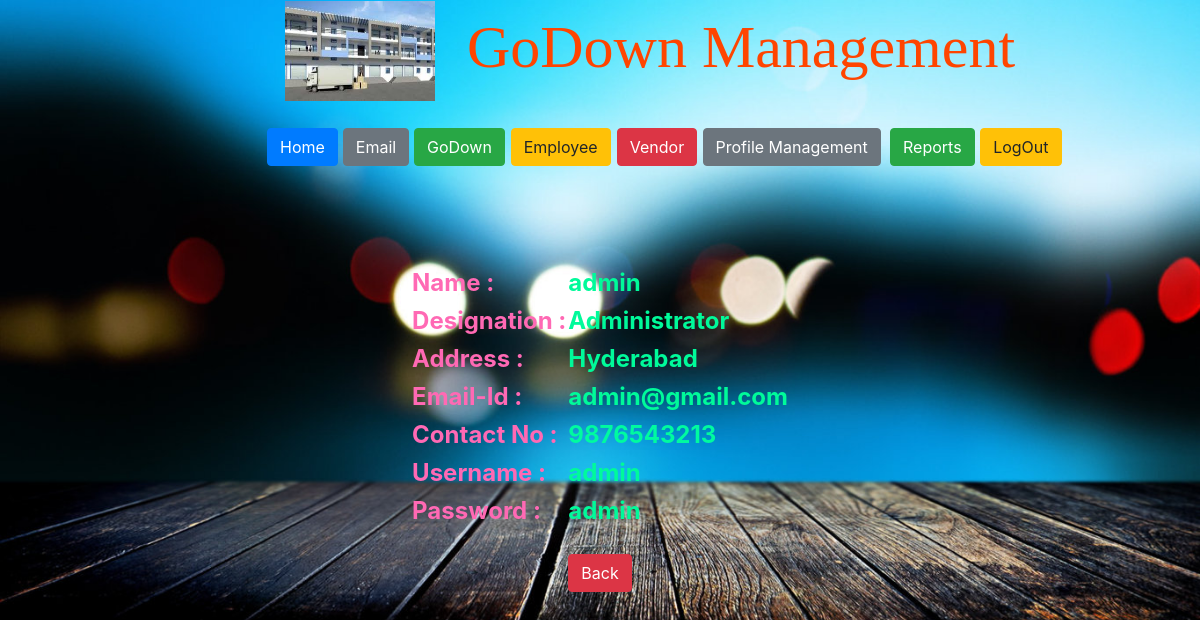
/gd_admin/admin_view_profile/, run on the app's committed database.
### gd_admin/models.py (models this page shows)
class Admin(models.Model):
    name = models.CharField(max_length=50)
    designation = models.CharField(max_length=30)
    address = models.TextField(max_length=400)
    email = models.EmailField()
    contact = models.IntegerField()
    username = models.CharField(max_length=30, primary_key=True)
    password = models.CharField(max_length=50)

### templates/gd_admin/admin_view_profile.html (shortened to what this page needs)
<!DOCTYPE html>
<html lang="en">
<head>
{% load staticfiles %}
</head>
<body  background="{% static 'images/gd1.jpg' %}">
{% include 'gd_home/title.html' %}
{% include 'gd_admin/admin_menu.html' %}
<br><br><br><br>
{% for x in object_list %}
<table align="center">
    <tr>
        <th><font size="5" color="#ff69b4">Name :</font></th>
        <th><font size="5" color="#00fa9a">{{ x.name }}</font></th>
    </tr>
    <tr>
        <th><font size="5" color="#ff69b4">Designation :</font></th>
        <th><font size="5" color="#00fa9a">{{ x.designation }}</font></th>
    </tr>
    <tr>
        <th><font size="5" color="#ff69b4">Address :</font></th>
        <th><font size="5" color="#00fa9a">{{ x.address }}</font></th>
    </tr>
    <tr>
        <th><font size="5" color="#ff69b4">Email-Id :</font></th>
        <th><font size="5" color="#00fa9a   ">{{ x.email }}</font></th></tr>
    <tr>
        <th><font size="5" color="#ff69b4">Contact No :</font></th>
        <th><font size="5" color="##00fa9a">{{ x.contact }}</font></th>
    </tr>
    <tr>
        <th><font size="5" color="#ff69b4">Username :</font></th>
        <th><font size="5" color="#00fa9a">{{ x.username }}</font></th>
    </tr>
    <tr>
        <th><font size="5" color="#ff69b4">Password :</font></th>
        <th><font size="5" color="#00fa9a">{{ x.password }}</font></th>
    </tr>
</table>
{% endfor %}
<br>
<center>
     <form action="{% url 'admin_profile_menu' %}">
              <button type="submit" class="btn btn-danger">Back</button>
          </form>
</center>
</body>
</html>

### templates/gd_admin/admin_view_profile.html (style rules this page uses)
body { text-align: center; background-size: cover; background-repeat:no-repeat; }

### data on the page
Admin: name "admin", designation "Administrator", address "Hyderabad", email "admin@gmail.com", contact "9876543213", username "admin", password "admin"
